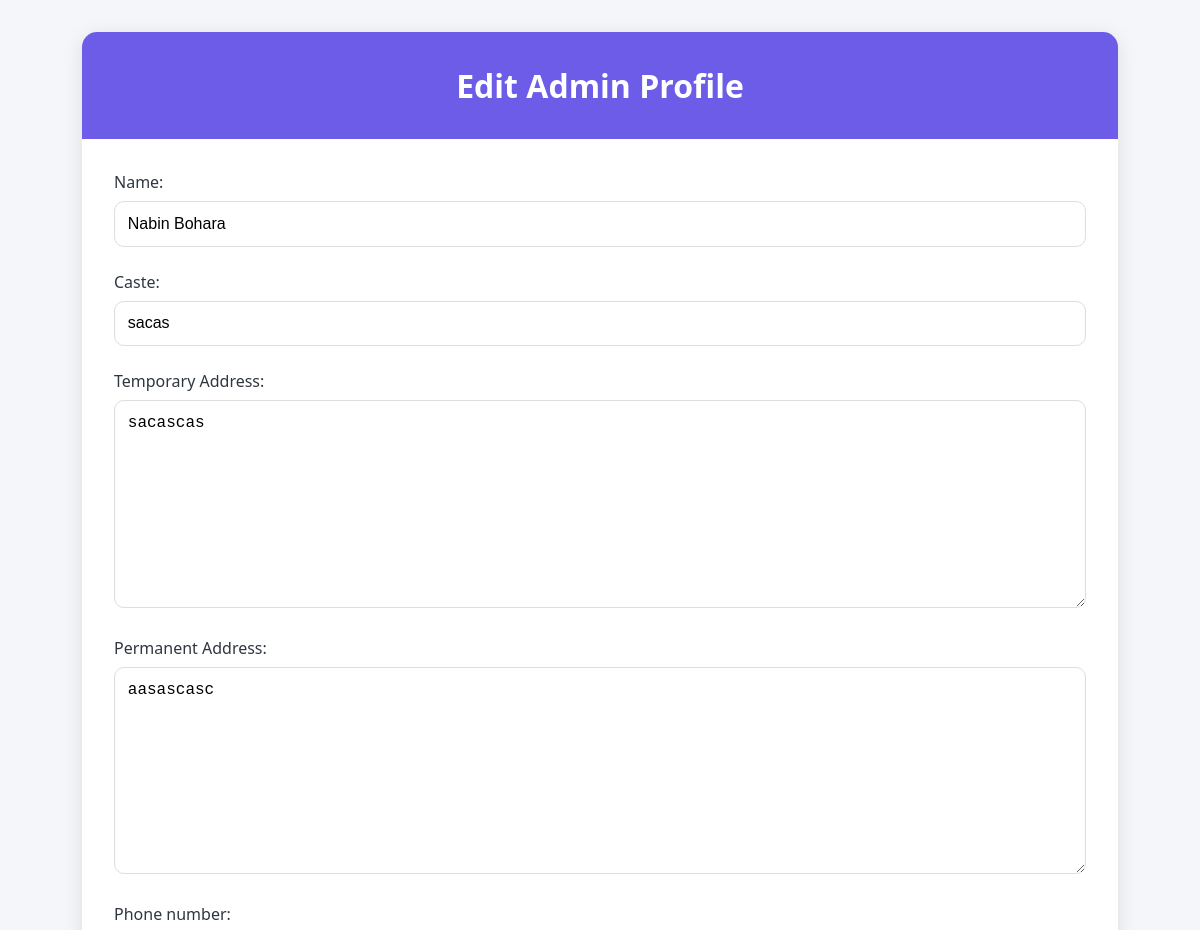
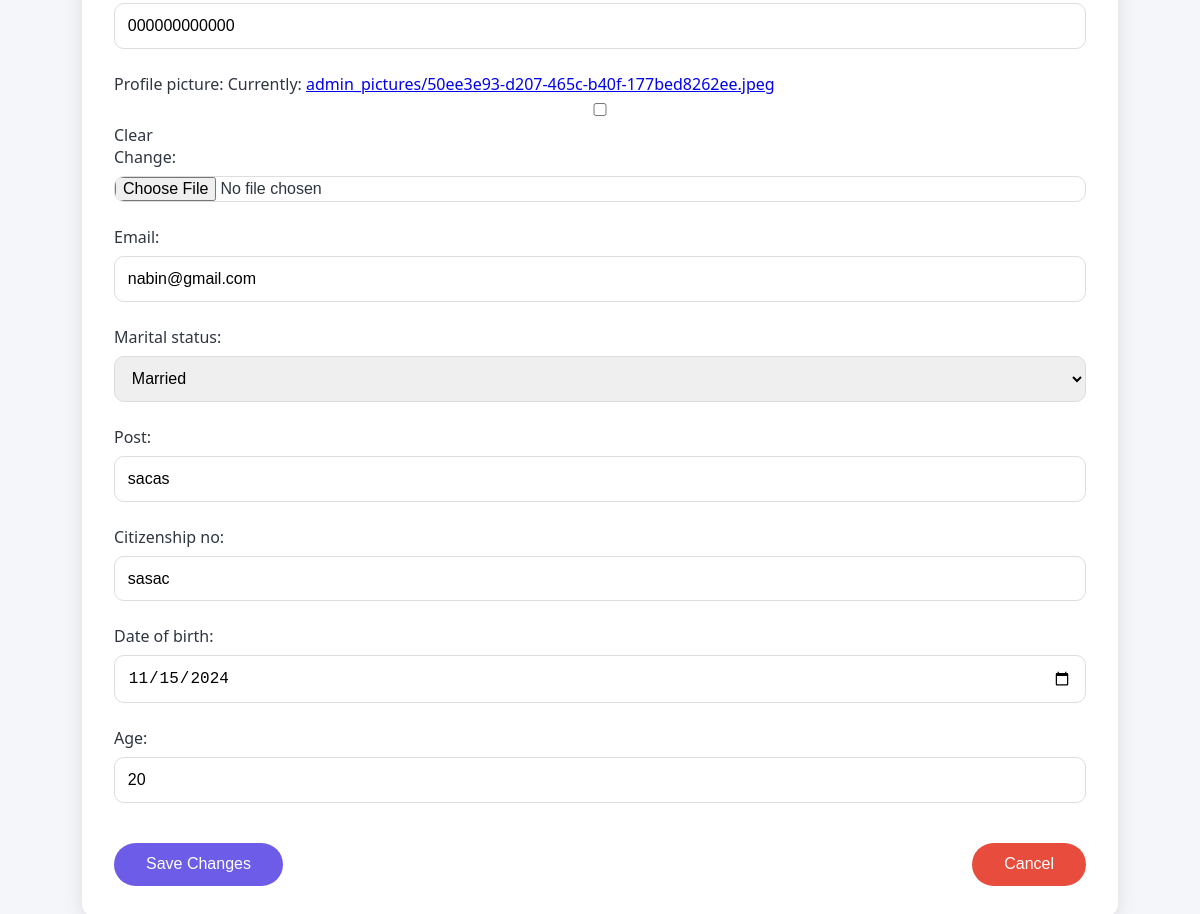
Screenshot of /admin_profile_edit/ (signed in) with the database file from the repository (2 pictures, top to bottom).
### complaints/models.py (models this page shows, shortened)
class AdminProfile(models.Model):
    user = models.OneToOneField(User, on_delete=models.CASCADE)
    profile_picture = models.ImageField(upload_to='admin_pictures/', blank=True, null=True)
    name = models.CharField(max_length=100)
    caste = models.CharField(max_length=50)
    temp_address = models.TextField("Temporary Address")
    perm_address = models.TextField("Permanent Address")
    phone_number = models.CharField(max_length=15)
    email = models.EmailField()
    MARITAL_STATUS_CHOICES = [
        ('Married', 'Married'),
        ('Single', 'Single')
    ]
    marital_status = models.CharField(max_length=10, choices=MARITAL_STATUS_CHOICES)
    post = models.CharField(max_length=50)
    citizenship_no = models.CharField(max_length=20)
    date_of_birth = models.DateField()
    age = models.IntegerField()

### complaints/views.py (the view)
# urls.py: path('admin_profile_edit/', views.edit_admin_profile, name='edit_admin_profile'),
def edit_admin_profile(request):
    admin_profile = AdminProfile.objects.get(user=request.user)  # Get the admin profile of the logged-in user
    if request.method == 'POST':
        form = AdminProfileForm(request.POST, request.FILES, instance=admin_profile)
        if form.is_valid():
            form.save()
            return redirect('admin_profile')  # Redirect to the profile page after editing
    else:
        form = AdminProfileForm(instance=admin_profile)
    return render(request, 'edit_admin_profile.html', {'form': form})

### complaints/forms.py
class AdminProfileForm(forms.ModelForm):
    class Meta:
        model = AdminProfile
        fields = [
            'name', 'caste', 'temp_address', 'perm_address', 'phone_number', 'profile_picture',
            'email', 'marital_status', 'post', 'citizenship_no', 'date_of_birth', 'age'
        ]
        widgets = {
            'date_of_birth': forms.DateInput(attrs={'type': 'date'}),
        }

### complaints/templates/edit_admin_profile.html (shortened to what this page needs)
<!DOCTYPE html>
{% load static %}
<html lang="en">
<head>
    <link rel="stylesheet" href="{% static 'edit_admin_profile.css' %}">
</head>
<body>
    <div class="container">
        <div class="profile-card">
            <div class="profile-header">
                <h2>Edit Admin Profile</h2>
            </div>
            <form method="post" enctype="multipart/form-data" class="profile-form">
                {{ form.as_p }}
                <div class="form-buttons">
                    <button type="submit">Save Changes</button>
                    <a href="{% url 'admin_profile' %}">
                        <button type="button" class="cancel-btn">Cancel</button>
                    </a>
                </div>
            </form>
        </div>
    </div>
</body>
</html>

### complaints/static/edit_admin_profile.css (style rules this page uses)
* { margin: 0; padding: 0; box-sizing: border-box; }
body { font-family: 'Segoe UI', Tahoma, Geneva, Verdana, sans-serif; background-color: #f5f6fa; color: #2f3640; display: flex; justify-content: center; align-items: center; min-height: 100vh; }
.container { width: 100%; max-width: 1100px; padding: 2rem; }
.profile-card { background-color: #fff; border-radius: 15px; box-shadow: 0 4px 20px rgba(0, 0, 0, 0.1); overflow: hidden; transition: transform 0.3s ease, box-shadow 0.3s ease; }
.profile-header { background-color: #6c5ce7; padding: 2rem; color: #fff; text-align: center; }
.profile-header h2 { font-size: 2rem; font-weight: 600; }
.profile-form { padding: 2rem; }
.profile-form p { margin-bottom: 1rem; font-size: 1rem; }
.profile-form input, .profile-form select, .profile-form textarea { width: 100%; padding: 0.8rem; margin: 0.5rem 0; border: 1px solid #ddd; border-radius: 10px; font-size: 1rem; }
.profile-form input[type="file"] { padding: 0; }
.form-buttons { display: flex; justify-content: space-between; margin-top: 2rem; }
.form-buttons button { padding: 0.8rem 2rem; border-radius: 30px; font-size: 1rem; cursor: pointer; border: none; transition: background-color 0.3s ease, transform 0.2s ease; }
.form-buttons .cancel-btn { background-color: #e74c3c; color: #fff; }
.form-buttons button { background-color: #6c5ce7; color: #fff; }

### rows the page displays
AdminProfile: name "Nabin Bohara", caste "sacas", temp_address "sacascas", perm_address "aasascasc", phone_number "000000000000", email "nabin@gmail.com", marital_status "Married", post "sacas", citizenship_no "sasac", date_of_birth "11/15/2024", age "20"
